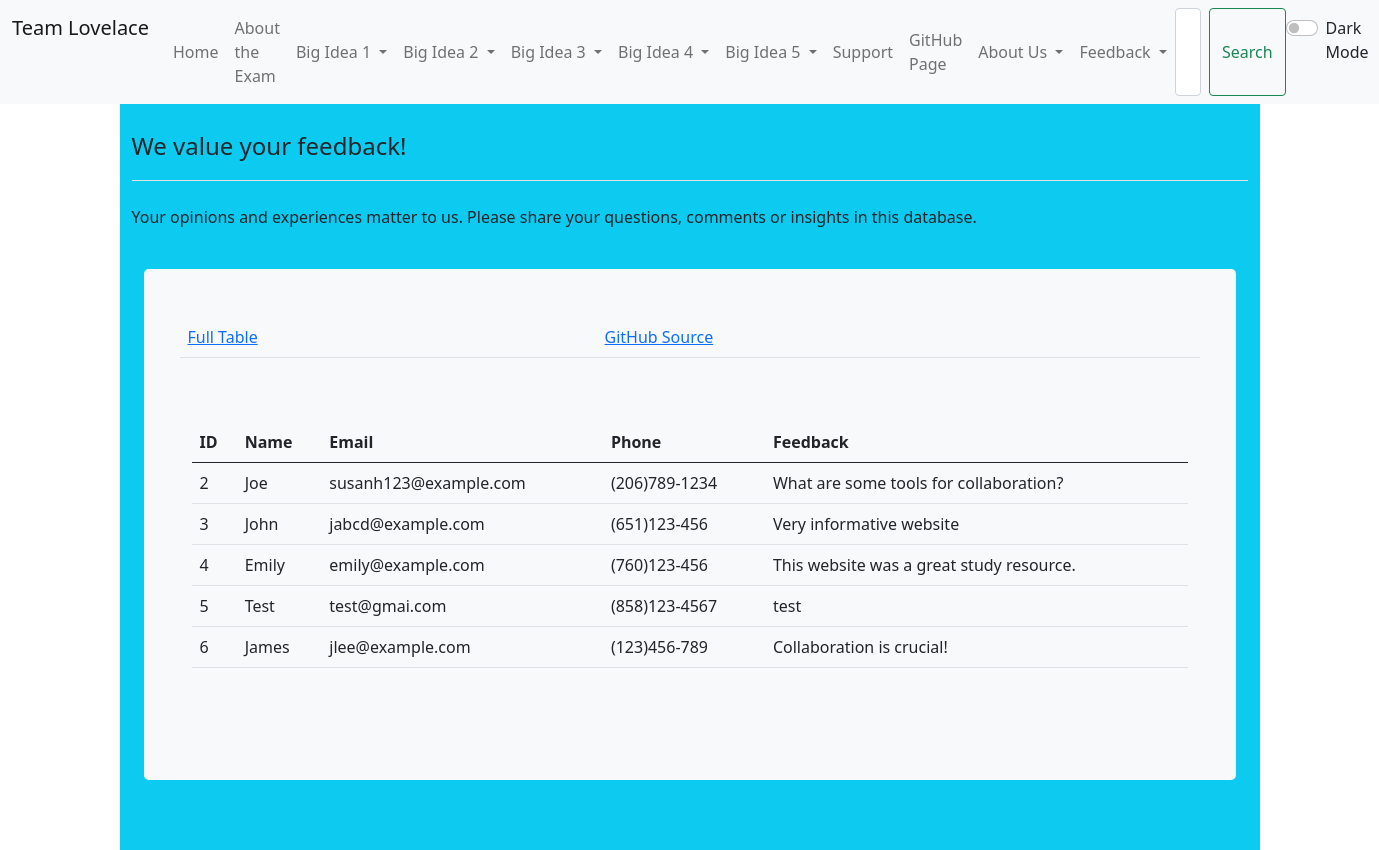
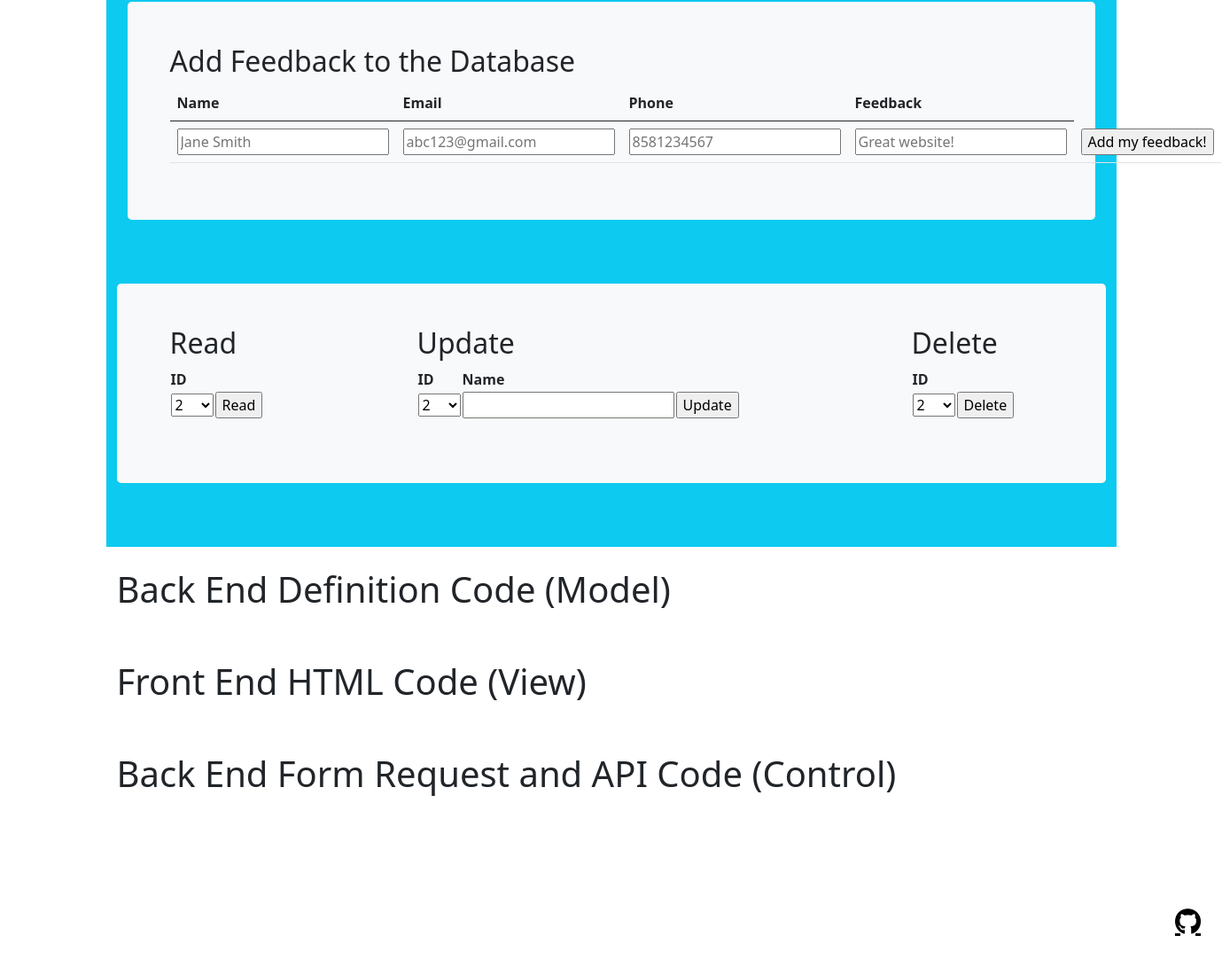
/crud/, run on the app's committed database (2 pictures, top to bottom).
### crud/model.py (models this page shows, shortened)
class Users(db.Model):
    userID = db.Column(db.Integer, primary_key=True)
    name = db.Column(db.String(255), unique=False, nullable=False)
    email = db.Column(db.String(255), unique=False, nullable=False)
    phone = db.Column(db.String(255), unique=False, nullable=False)
    feedback = db.Column(db.String(255), unique=True, nullable=False)
    def read(self):
        return {
            "userID": self.userID,
            "name": self.name,
            "email": self.email,
            "phone": self.phone,
            "feedback": self.feedback
        }

### crud/app_crud.py (the view)
@app_crud.route('/')
def crud():
    return render_template("crud.html", table=users_all())

### crud/app_crud.py (called while the page is built)
def users_all():
    return [peep.read() for peep in Users.query.all()]

### crud/templates/crud/crud.html (shortened to what this page needs)
<!DOCTYPE html>
{% extends "layout.html" %}
{% block content %}
    <div class="container py-4 text-light bg-info">
        <header class="pb-3 mb-4 border-bottom">
            <div class="d-flex align-items-center text-dark text-decoration-none">
                <span class="fs-4">We value your feedback!</span>
            </div>
        </header>
        <p class="d-flex align-items-center text-dark text-decoration-none">Your opinions and experiences matter to us. Please share your questions, comments or insights in this database.</p>
        <div class="container py-4">
            <div class="p-5 mb-4 bg-light text-dark rounded-3">
                <div class="row align-items-md-stretch">
                    <table class="table">
                        <tbody>
                        <tr>
                            <td><a href={{url_for('crud.crud')}}>Full Table </a></td>
                            <td><a href="https://github.com/TheRadRabbidRabbit/Team-Lovelace/tree/main/crud">GitHub Source</a></td>
                        </tr>
                        </tbody>
                    </table>
                </div>
                <div class="row align-items-md-stretch">
                    <div class="container-fluid py-5">
                        <table class="table">
                            <thead>
                            <tr>
                                <th>ID</th>
                                <th>Name</th>
                                <th>Email</th>
                                <th>Phone</th>
                                <th>Feedback</th>
                            </tr>
                            </thead>
                            <tbody>
                            {% for row in table %}
                                {% set pn = "" ~ row['phone'] %}
                                {% set pnf = "(" ~ pn[0:3] ~ ")" ~ pn[3:6] ~ "-" ~ pn[6:10] %}
                                <tr>
                                    <td>{{ row['userID'] }}</td>
                                    <td>{{ row['name'] }}</td>
                                    <td>{{ row['email'] }}</td>
                                    <td>{{ pnf }}</td>
                                    <td>{{ row['feedback'] }}</td>
                                </tr>
                            {% endfor %}
                            </tbody>
                        </table>
                    </div>
                </div>
            </div>
        </div>
        <div class="container py-4">
            <div class="p-5 mb-4 bg-light text-dark rounded-3">
                <h2>Add Feedback to the Database </h2>
                <form method="POST" ID="create" action={{url_for('crud.create')}} >
                    <table class="table">
                        <thead>
                        <tr>
                            <th><label for="name">Name</label></th>
                            <th><label for="email">Email</label></th>
                            <th><label for="phone">Phone</label></th>
                            <th><label for="feedback">Feedback</label></th>
                        </tr>
                        </thead>
                        <tbody>
                        <tr>
                            <td><input type="text" name="name" id="name" placeholder="Jane Smith"></td>
                            <td><input type="email" name="email" id="email" placeholder="abc123@gmail.com"></td>
                            <td><input type="tel" name="phone" id="phone" pattern="[0-9]{10}" placeholder="8581234567"></td>
                            <td><input type="text" name="feedback" id="feedback" placeholder="Great website!" required></td>
                            <td><input type="submit" value="Add my feedback!"></td>
                        </tr>
                        </tbody>
                    </table>
                </form>
            </div>
        </div>
        <div class="container py-4">
            <div class="row mb-4 bg-light text-dark rounded-3">
                <div class="col-md-3">
                    <div class="p-5 mb-4 bg-light text-dark rounded-3">
                        <h2>Read</h2>
                        <form method="POST" ID="read" action={{url_for('crud.read')}} >
                            <table id="read_table">
                                <tr><th><label for="read_userid">ID</label></th></tr>
                                <tr>
                                    <td>
                                        <select name="userid" id="read_userid">
                                            <optgroup label="userid">
                                                {% for row in table %}
                                                    <option label="{{ row['userID'] }}">{{ row['userID'] }}</option>
                                                {% endfor %}
                                            </optgroup>
                                    </select>
                                    </td>
                                    <td>
                                        <input type="submit" value="Read">
                                    </td>
                                </tr>
                            </table>
                        </form>
                    </div>
                </div>
                <div class="col-md-6">
                    <div class="p-5 mb-4 bg-light text-dark rounded-3">
                        <h2>Update</h2>
                        <form method="POST" ID="update" action={{url_for('crud.update')}} >
                            <table id="update_table">
                                <tr>
                                    <th><label for="update_userid">ID</label></th>
                                    <th><label for="update_name">Name</label></th>
                                </tr>
                                <tr>
                                    <td>
                                        <select name="userid" id="update_userid">
                                            <optgroup label="userid">
                                                {% for row in table %}
                                                    <option label="{{ row['userID'] }}">{{ row['userID'] }}</option>
                                                {% endfor %}
                                            </optgroup>
                                        </select>
                                    </td>
                                    <td><input type="text" name="name" id="update_name" required></td>
                                    <td><input type="submit" value="Update"></td>
                                </tr>
                            </table>
                        </form>
                    </div>
                </div>
                <div class="col-md-3">
                    <div class="p-5 mb-4 bg-light text-dark rounded-3">
                        <h2>Delete</h2>
                        <form method="POST" ID="read" action={{url_for('crud.delete')}} >
                            <table id="read_table">
                                <tr><th><label for="delete_userid">ID</label></th></tr>
                                <tr>
                                    <td>
                                        <select name="userid" id="delete_userid">
                                            <optgroup label="userid">
                                                {% for row in table %}
                                                    <option label="{{ row['userID'] }}">{{ row['userID'] }}</option>
                                                {% endfor %}
                                            </optgroup>
                                        </select>
                                    </td>
                                    <td><input type="submit" value="Delete"></td>
                                </tr>
                            </table>
                        </form>
                    </div>
                </div>
            </div>
        </div>
    </div>
    <div class="container py-4">
        <h1 id="BE-MODEL">Back End Definition Code (Model) </h1>
    </div>
    <div class="container py-4">
        <h1 id="FE-VIEW">Front End HTML Code (View) </h1>
    </div>
    <div class="container py-4">
        <h1 id="BE-CONTROL">Back End Form Request and API Code (Control)</h1>
    </div>
{% endblock %}

### templates/layout.html (shortened to what this page needs)
<!DOCTYPE html>
<html lang="en">
    <head>
        <link href="https://cdn.jsdelivr.net/npm/bootstrap@5.0.2/dist/css/bootstrap.min.css" rel="stylesheet">
        {% block style %}
            <link rel="stylesheet" type="text/css" href="/static/css/main.css">
        {% endblock %}
    </head>
    <body>
        {% include "fragments/navbar.html" %}
        {% block content %}
        {% endblock %}
        {% include "fragments/footer.html" %}
    </body>
</html>

### templates/fragments/navbar.html (shortened to what this page needs)
<nav class="navbar navbar-expand-lg navbar-light bg-light">
    <div class="container-fluid">
        <div class="btn-group">
            <a class="navbar-brand">Team Lovelace</a>
            <div class="collapse navbar-collapse" id="navbarHome">
                <ul class="navbar-nav">
                    <li class="nav-item active">
                        <a class="nav-link" href="{{ url_for('index') }}">Home
                            </a>
                    </li>
                </ul>
            </div>
            <div class="collapse navbar-collapse">
                <ul class="navbar-nav">
                    <li class="nav-item active">
                        <a class="nav-link" href="{{ url_for('about_the_exam') }}">About the Exam
                            </a>
                    </li>
                </ul>
            </div>
            <div class="collapse navbar-collapse" id="navbarNavDarkDropdown">
                <ul class="navbar-nav">
                    <li class="nav-item dropdown">
                        <a class="nav-link dropdown-toggle" href="#" id="navbarDarkDropdownMenuLink" role="button" data-bs-toggle="dropdown" aria-expanded="false">
                            Big Idea 1
                        </a>
                    </li>
                </ul>
            </div>
            <div class="collapse navbar-collapse" id="navbarNavDarkDropdown">
                <ul class="navbar-nav">
                    <li class="nav-item dropdown">
                        <a class="nav-link dropdown-toggle" href="#" id="navbarDarkDropdownMenuLink" role="button" data-bs-toggle="dropdown" aria-expanded="false">
                            Big Idea 2
                        </a>
                    </li>
                </ul>
            </div>
            <div class="collapse navbar-collapse" id="navbarNavDarkDropdown">
                <ul class="navbar-nav">
                    <li class="nav-item dropdown">
                        <a class="nav-link dropdown-toggle" href="#" id="navbarDarkDropdownMenuLink" role="button" data-bs-toggle="dropdown" aria-expanded="false">
                            Big Idea 3
                        </a>
                    </li>
                </ul>
            </div>
            <div class="collapse navbar-collapse" id="navbarNavDarkDropdown">
                <ul class="navbar-nav">
                    <li class="nav-item dropdown">
                        <a class="nav-link dropdown-toggle" href="#" id="navbarDarkDropdownMenuLink" role="button" data-bs-toggle="dropdown" aria-expanded="false">
                            Big Idea 4
                        </a>
                    </li>
                </ul>
            </div>
            <div class="collapse navbar-collapse" id="navbarNavDarkDropdown">
                <ul class="navbar-nav">
                    <li class="nav-item dropdown">
                        <a class="nav-link dropdown-toggle" href="#" id="navbarDarkDropdownMenuLink" role="button" data-bs-toggle="dropdown" aria-expanded="false">
                            Big Idea 5
                        </a>
                    </li>
                </ul>
            </div>
            <div class="collapse navbar-collapse" id="navbarHome">
                <ul class="navbar-nav">
                    <li class="nav-item active">
                        <a class="nav-link" href="{{ url_for('support') }}">Support
                            </a>
                    </li>
                </ul>
            </div>
            <div class="collapse navbar-collapse" id="navbarHome">
                <ul class="navbar-nav">
                    <li class="nav-item active">
                        <a class="nav-link" href="https://tianbinliu.github.io/CSP-Lovelace/">GitHub Page</a>
                    </li>
                </ul>
            </div>
            <div class="collapse navbar-collapse" id="navbarNavDarkDropdown">
                <ul class="navbar-nav">
                    <li class="nav-item dropdown">
                        <a class="nav-link dropdown-toggle" href="#" id="navbarDarkDropdownMenuLink" role="button" data-bs-toggle="dropdown" aria-expanded="false">
                            About Us
                        </a>
                    </li>
                </ul>
            </div>
            <div class="collapse navbar-collapse" id="navbarNavDarkDropdown">
                <ul class="navbar-nav">
                    <li class="nav-item dropdown">
                        <a class="nav-link dropdown-toggle" href="#" id="navbarDarkDropdownMenuLink" role="button" data-bs-toggle="dropdown" aria-expanded="false">
                            Feedback
                        </a>
                    </li>
                </ul>
            </div>
            <form class="d-flex">
                <input class="form-control me-2" type="search" placeholder="Search" aria-label="Search">
                <button class="btn btn-outline-success" type="submit">Search</button>
            </form>
            <div class="form-check form-switch">
                <input type="checkbox" onclick="darkMode()" class="form-check-input" style="margin-top:12px;" id="darkSwitch">
                <label class="custom-control-label" for="darkSwitch" style="margin-top:8px;">Dark Mode</label>
            </div>
        </div>
    </div>
</nav>

### templates/fragments/footer.html (shortened to what this page needs)
<!DOCTYPE html>
<html lang="en">
    <head>
    </head>
    <body>
        <div class="px-4 py-5 my-5 text-end">
            <a class="fab fa-github" href="https://github.com/TheRadRabbidRabbit/Team-Lovelace"></a>
        </div>
    </body>
</html>

### static/css/main.css (style rules this page uses)
.navbar { z-index: 900 !important; }

### templates/fragments/footer.html (style rules this page uses)
.fab { color: black; font-size: 30px; }

### data on the page
Users: userID "2", name "Joe", email "susanh123@example.com", pnf "(206)789-1234", feedback "What are some tools for collaboration?"
Users: userID "3", name "John", email "jabcd@example.com", pnf "(651)123-456", feedback "Very informative website"
Users: userID "4", name "Emily", email "emily@example.com", pnf "(760)123-456", feedback "This website was a great study resource."
Users: userID "5", name "Test", email "test@gmai.com", pnf "(858)123-4567", feedback "test"
Users: userID "6", name "James", email "jlee@example.com", pnf "(123)456-789", feedback "Collaboration is crucial!"

### other printed values
form field userid "2"
